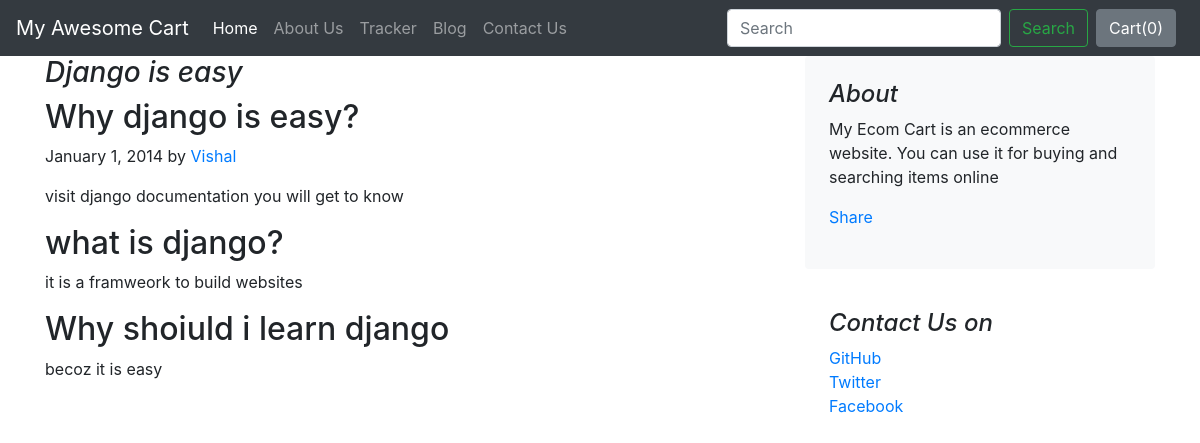
The page /blog/blogpost/1 on the database its author committed.
### blog/models.py (models this page shows, shortened)
class Blogpost(models.Model):
    post_id=models.AutoField(primary_key=True)
    title=models.CharField(max_length=500,default='')
    head0=models.CharField(max_length=500, default="")
    chead0=models.CharField(max_length=500, default="")
    head1=models.CharField(max_length=500, default="")
    chead1=models.CharField(max_length=500, default="")
    head2=models.CharField(max_length=500, default="")
    chead2=models.CharField(max_length=500, default="")
    pub_date=models.DateField()
    thumbnail=models.ImageField(upload_to="shop/images", default="")

### blog/views.py (the view)
# urls.py: path("blogpost/<int:id>",views.blogpost,name="BlogPost"),
def blogpost(request,id):
    post=Blogpost.objects.filter(post_id=id)[0]
    return render(request,"blog/blogpost.html",{"post":post})

### blog/templates/blog/blogpost.html (shortened to what this page needs)
{% extends 'blog/basic.html' %}
{% block body %}
<div class="container">
        <div class="row">
          <div class="col-md-8 blog-main">
            <h3 class="font-italic">
             {{post.title}}
            </h3>
            <div class="blog-post">
              <h2 class="blog-post-title">{{post.head0}}</h2>
              <p class="blog-post-meta">January 1, 2014 by <a href="#">Vishal</a></p>
              <p>{{post.chead0}}</p>
                <h2>{{post.head1}}</h2>
                <p>{{post.chead1}}</p>
                <h2>{{post.head2}}</h2>
                <p>{{post.chead2}}</p>
            </div>
          </div>
          <aside class="col-md-4 blog-sidebar">
            <div class="p-4 mb-3 bg-light rounded">
              <h4 class="font-italic">About</h4>
              <p class="mb-0">My Ecom Cart is an ecommerce website. You can use it for buying and searching items online</p>
              <div class="fb-share-button my-3" data-href="http://127.0.0.1:8000/blog/blogpost/{{post.post_id}}" data-layout="button_count" data-size="large"><a target="_blank" href="https://www.facebook.com/sharer/sharer.php?u=http%3A%2F%2F127.0.0.1%3A8000%2Fblog%2Fblogpost%2F3&amp;src=sdkpreparse" class="fb-xfbml-parse-ignore">Share</a></div>
            </div>
            <div class="p-4">
              <h4 class="font-italic">Contact Us on</h4>
              <ol class="list-unstyled">
                <li><a href="#">GitHub</a></li>
                <li><a href="#">Twitter</a></li>
                <li><a href="#">Facebook</a></li>
              </ol>
            </div>
          </aside>
        </div>
</div>
{% endblock body %}

### rows shown on the page
Blogpost: title "Django is easy", head0 "Why django is easy?", chead0 "visit django documentation you will get to know", head1 "what is django?", chead1 "it is a framweork to build websites", head2 "Why shoiuld i learn django", chead2 "becoz it is easy"
